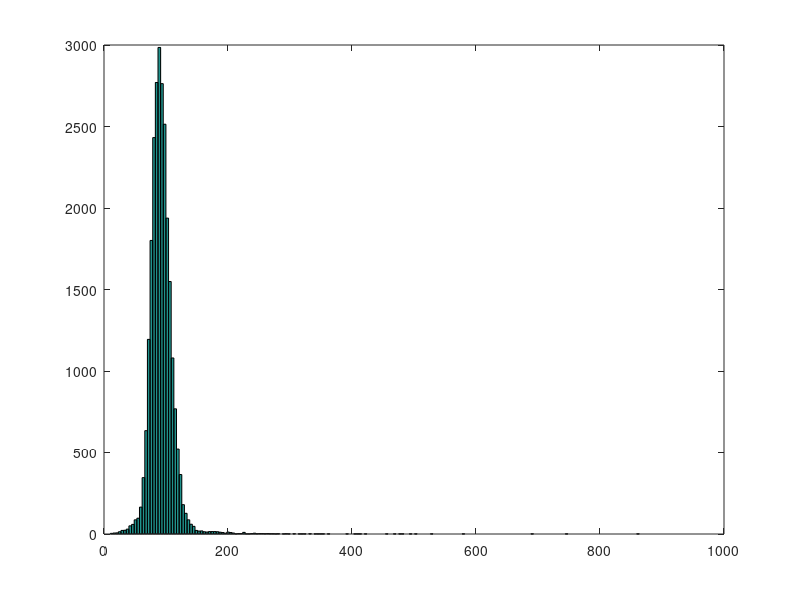

MATLAB code to generate this figure:


T = 1.00;               % time to expiry
sigma = 0.15;           % volatility
r = 0.03;               % risk free interest rate
S_init = 90;
K = S_init;
%jump size: log normal distribution
p_u = 0.4;             % probability of up jump
lambda = .1;             % jump size arrival rate lambda = 0.1



u_u = 0.32;             % parameter for up movement
u_d = 0.3;              % parameter for down movement
N_sim = 25000;
N=800;
delt = T/N;         % delt = 1/1000

jump_up_mean = u_u;
jump_down_mean = u_d;
%
% compenstaed drift E[J-1]
%

%kappa value that we found int question 5 (a)
kappa = p_u/(1-u_u) + (1-p_u)/(u_d + 1) - 1;
%
% compensated drift for X = log(S)

drift = r - 0.5*sigma^2 - lambda*kappa;

%
% X = log(S)
%

X_old(1:N_sim,1) = log(S_init);
X_new(1:N_sim,1) = zeros(N_sim,1);

jump_chek = zeros(N_sim,1);
jump_size = zeros(N_sim,1);
jump_mask = zeros(N_sim,1);

for i = 1:N %timestep loop

    
    jump_chek(:,1) = rand(N_sim,1);                         % first check to determine lambda*delt
    jump_chek2(:, 1) = rand(N_sim, 1);                      % second check to determine p_u
    jump_mask(:,1) = (jump_chek(:,1) <= lambda*delt);       
    jump_mask2(:, 1) = (jump_chek2(:, 1) <= p_u);           
    jump_mask3(:, 1) = (jump_chek2(:, 1) > p_u);            
    jump_size = (jump_mask2 .* exprnd(u_u, N_sim, 1)) -...  % determine the jump_size
        (jump_mask3 .* exprnd(u_d, N_sim, 1));
    jump_size = jump_size .* jump_mask;                     
    
    X_new(:,1) = X_old(:,1) + drift*delt + sigma*sqrt(delt)*randn(N_sim,1)+...
        jump_size(:,1);
    X_old(:,1) = X_new(:,1);
end %timestpe loop

S(:,1) = exp(X_new(:,1));

n_bin = 200;
hist(S,n_bin);

W(:,1) = max(K-S,0);
%European put option
Ep = exp(-r*T)*mean(W(:,1));
disp(sprintf('put option price is : %.5g\n', Ep));


